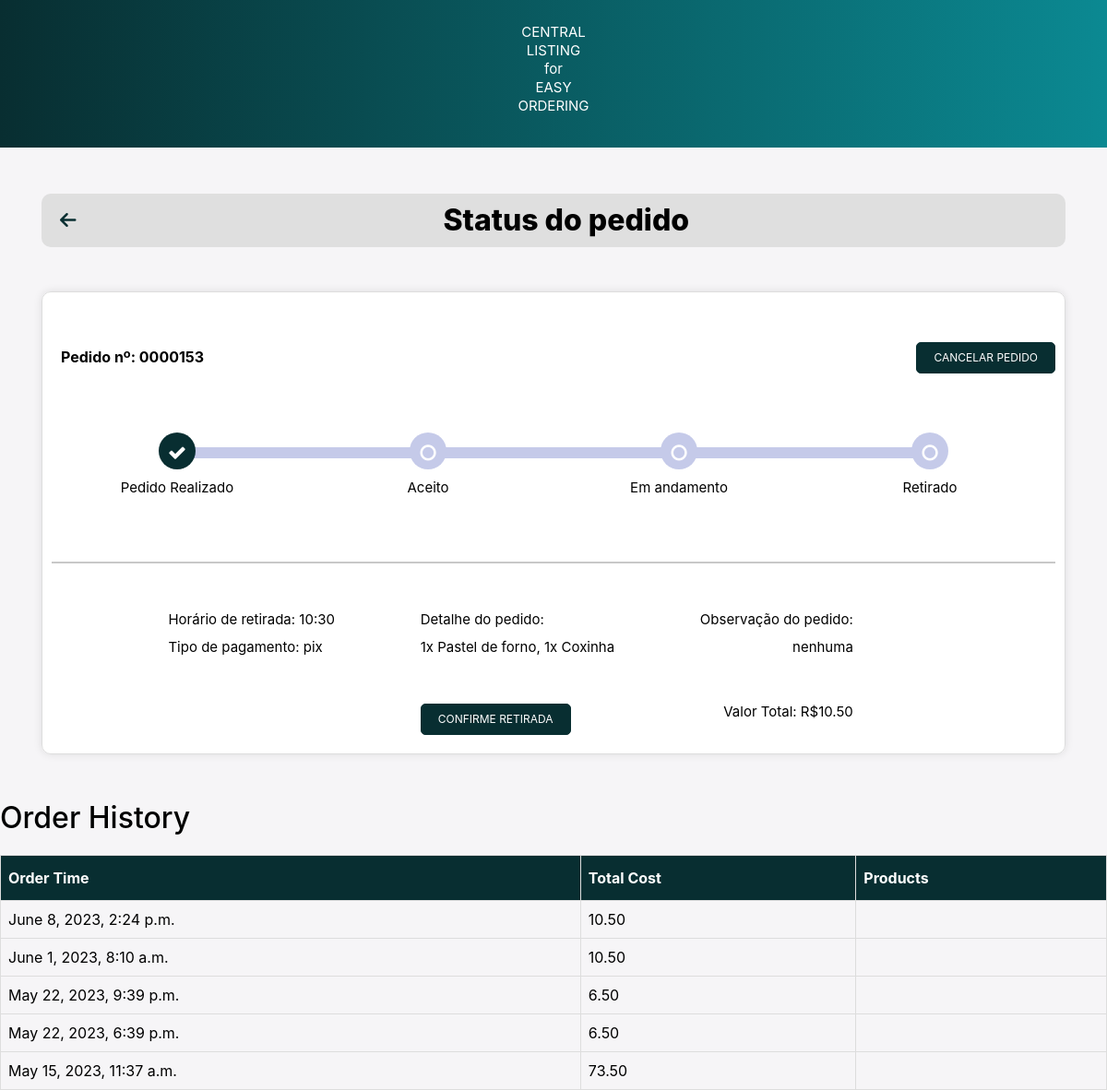
/order_status/ (signed in), run on the app's committed database.
### main/models.py (models this page shows)
class Order(models.Model):
    PAYMENT_METHOD_CHOICES = [
        ('pix', 'PIX'),
        ('credit_card', 'Credit Card'),
    ]
    user = models.ForeignKey(User, on_delete=models.CASCADE)
    order = models.CharField(max_length=1000)
    order_datetime = models.DateTimeField()
    pickup_time = models.DateTimeField()
    total = models.DecimalField(max_digits=6, decimal_places=2)
    obs = models.TextField(blank=True)
    payment_method = models.CharField(max_length=20, choices=PAYMENT_METHOD_CHOICES, null=True)

### main/views.py (the view)
# urls.py: path('order_status/', views.order_status, name='order_status'),
@login_required(login_url='login')
def order_status(request):
    cart = Cart.objects.filter(user=request.user)
    cart_obs = CartObs.objects.filter(user=request.user).last()
    order = Order.objects.filter(user=request.user).last()
    order_history = Order.objects.filter(user=request.user).order_by('-order_datetime')
    if request.method == 'POST':
        messages.success(request, 'Pedido realizado com sucesso!')
        cart.delete()
        cart_obs.delete()
    context = {
        'order': order,
        'order_history': order_history,
    }
    return render(request, 'order_status.html', context)

### templates/order_status.html (shortened to what this page needs)
{% load static %}
<!DOCTYPE html>
<html>
<head>
    <link rel="stylesheet" href="https://cdnjs.cloudflare.com/ajax/libs/font-awesome/6.4.0/css/all.min.css" />
    <link
    rel="stylesheet"
    href="https://cdn.jsdelivr.net/npm/bootstrap@4.3.1/dist/css/bootstrap.min.css"
  />
  <link
    rel="stylesheet"
    href="https://cdnjs.cloudflare.com/ajax/libs/font-awesome/4.7.0/css/font-awesome.css"
  />
  <link rel="stylesheet" type="text/css" href="{% static './css/order_status.css' %}">
</head>
<body>
  <nav>
          <p>CENTRAL<br>LISTING<br>for<br>EASY<br>ORDERING</p>
  </nav>
    <div class="container">
        <div class="top-bar">
            <a id="arrow" href="{% url 'home' %}" class="back-to-home">
                <i class="fas fa-arrow-left"></i>
            </a>
            <h1 class="top-bar-title">Status do pedido</h1>
        </div>
    </div>
    {% if order %}
    <div class="container">
      <div class="card">
        <div class="timeline-container">
          <div class="order_number_text">
            Pedido nº: 0000{{ order.id }}</p>
            <a href="{% url 'cancel_order' %}" class="btn btn-primary custom-btn" id="cancelar_pedido" style="text-decoration:none" name="cancel_order">Cancelar pedido</a>
          </div>
          <ul id="progressbar" class="text-center">
            <li class="step0">
              <div class="step-container">
                <p class="status-text">Pedido Realizado</p>
              </div>
            </li>
            <li class="step0">
              <div class="step-container">
                <p class="status-text">Aceito</p>
              </div>
            </li>
            <li class="step0">
              <div class="step-container">
                <p class="status-text">Em andamento</p>
              </div>
            </li>
            <li class="step0">
              <div class="step-container">
                <p class="status-text">Retirado</p>
              </div>
            </li>
          </ul>
          <br><br><br><br><br>
          <div class="track-order">
            <hr>
            <div class="row d-flex justify-content-between px-3 top">
              <div>
                <p>Horário de retirada: {{ order.pickup_time|date:"H:i"}}</p>
                <p>Tipo de pagamento: {{ order.payment_method }}</p>
              </div>
              <div>
                <p>Detalhe do pedido:</p>
                <p>{{order.order}}</p>
                <button id="advance" class="btn btn-primary custom-btn">Confirme retirada</button>
              </div>
              <div class="d-flex flex-column text-sm-right">
                <p>Observação do pedido:</p>
                <p>{{ order.obs }}</p>
                <p><br><br>Valor Total: R${{order.total}}</p>
              </div>
            </div>
          </div>
        </div>
      </div>
    </div>
    {% endif %}
    <h2>Order History</h2>
    <div class="order-history-container">
        <table class="order-history-table">
            <thead>
                <tr>
                    <th>Order Time</th>
                    <th>Total Cost</th>
                    <th>Products</th>
                </tr>
            </thead>
            <tbody>
                {% for order in order_history %}
                    <tr>
                        <td>{{ order.order_datetime }}</td>
                        <td>{{ order.total }}</td>
                        <td>
                        </td>
                    </tr>
                {% endfor %}
            </tbody>
        </table>
    </div>
</body>
</html>

### static/css/order_status.css (style rules this page uses)
* { box-sizing: border-box; margin: 0; padding: 0; }
nav { background: linear-gradient(90deg, #082E31, #0b8992); padding: 5px; text-align: center; font-size: 15px; width: 100%; color: #fff; margin-bottom: 50px; font-weight: normal; }
.top-bar { display: flex; align-items: center; padding: 10px 20px; background-color: #dfdfdf; border-radius: 10px; width: 100%; margin: 0 auto; position: relative; }
.top-bar-title { flex-grow: 1; margin: 0; font-size: 32px; text-align: center; }
.back-to-home { color: #082E31; font-size: 20px; margin-right: 10px; }
body { color: #000; overflow-x: hidden; height: 100%; background-color: #f6f5f7; background-repeat: no-repeat; }
.card { z-index: 0; background-color: #fff; padding-bottom: 0px; margin-top: 48px; border-radius: 10px; border: 0px solid rgba(0,0,0,.125); margin-bottom: 50px; }
.top { padding-top: 30px; padding-left: 13% !important; padding-right: 13% !important; }
#progressbar { margin-bottom: 1px; padding-left: 0; margin-top: 70px; }
#progressbar li { list-style-type: none; font-size: 13px; width: 25%; float: left; position: relative; font-weight: 400; }
#progressbar .step0::before { font-family: FontAwesome; content: '\f10c'; color: #fff; }
#progressbar li::before { width: 40px; height: 40px; line-height: 45px; display: block; font-size: 20px; background: #c5cae9; border-radius: 50%; margin: auto; padding: 0; }
#progressbar li::after { content: ''; width: 100%; height: 12px; background-color: #c5cae9; position: absolute; top: 16px; left: 0; z-index: -1; }
#progressbar li:last-child::after { border-top-right-radius: 10px; border-bottom-right-radius: 10px; position: absolute; left: -50%; }
#progressbar li:nth-child(2)::after, #progressbar li:nth-child(3)::after { left: -50%; }
#progressbar li:first-child::after { border-top-left-radius: 10px; border-bottom-right-radius: 10px; position: absolute; left: 50%; }
#progressbar li.active::before, #progressbar li.active::after { background-color: #082E31; transition: background 1.0s; }
#progressbar li.active::before { font-family: FontAwesome; content: '\f00c'; color: #fff; }
.status-text { text-align: center; margin-top: 10px; }
.step-container { display: flex; flex-direction: column; align-items: center; justify-content: center; }
.container .card .row { margin-bottom: 20px; }
.container .card .row p { margin: 0; padding: 5px 0; }
.container .card .row .d-flex { flex-direction: column; align-items: flex-start; }
.container .card .row .text-sm-right { align-items: flex-end; }
hr { background-color: #dfdfdf; border-width: 2px; }
.timeline-container { border: 1px solid #ddd; border-radius: 10px; padding: 10px; box-shadow: 0px 0px 10px rgba(0,0,0,0.1); padding-top: 48px; }
.track-order { margin-top: 20px; }
h1 { font-weight: bold; font-weight: 800; }
p { font-size: 15px; line-height: 20px; margin: 20px 0 30px; }
.order_number_text { padding-top: 10px; padding-left: 10px; font-size: 16px; font-weight: bolder; }
.btn { text-transform: uppercase; font-size: 12px; padding: 7px 18px; border-radius: 5px; cursor: pointer; text-decoration: none; }
.btn-primary { background-color: #082E31; color: #fff; border: 1px solid #082E31; }
#cancelar_pedido { position: relative; float: right; bottom: 58px; }
#advance { position: relative; top: 46px; }
.order-history-table { width: 100%; margin-top: 20px; border-collapse: collapse; }
.order-history-table th, .order-history-table td { border: 1px solid #ddd; padding: 8px; }
.order-history-table th { padding-top: 12px; padding-bottom: 12px; text-align: left; background-color: #082E31; color: white; }

### data on the page
Order: id "153", pickup_time "10:30", payment_method "pix", order "1x Pastel de forno, 1x Coxinha", obs "nenhuma", total "10.50", order_datetime "June 8, 2023, 2:24 p.m."
Order: order_datetime "June 1, 2023, 8:10 a.m.", total "10.50"
Order: order_datetime "May 22, 2023, 9:39 p.m.", total "6.50"
Order: order_datetime "May 22, 2023, 6:39 p.m.", total "6.50"
Order: order_datetime "May 15, 2023, 11:37 a.m.", total "73.50"
